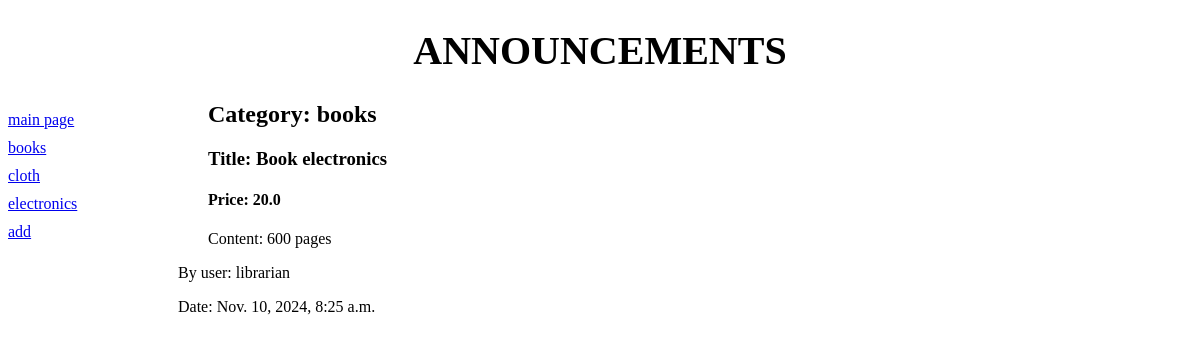
The page /bboard/2/ on the database its author committed.
### bboard/models.py (models this page shows, shortened)
class Category(models.Model):
    name = models.CharField(max_length = 20, db_index = True, verbose_name = 'category')
    class Meta:
        verbose_name_plural = 'categories'
        verbose_name = 'category'
        ordering = ['name']

class BBoard(models.Model):
    title = models.CharField(max_length = 20, verbose_name = 'title')
    price = models.FloatField(verbose_name = 'price')
    content = models.TextField(verbose_name = 'content')
    user = models.CharField(max_length = 20, verbose_name = 'user')
    date = models.DateTimeField(auto_now_add = True, db_index = True, verbose_name = 'date')
    category = models.ForeignKey('Category', null = True, on_delete = models.PROTECT, verbose_name = 'category')
    class Meta:
        verbose_name_plural = 'announcements'
        verbose_name = 'announcement'
        ordering = ['date']

### bboard/views.py (the view)
# urls.py: path('<int:cat_id>/', views.cats, name = 'cats'),
def cats(request, cat_id):
    categories = cat.objects.all()
    current_cat = cat.objects.get(pk = cat_id)
    bbs = bb.objects.filter(category = cat_id)
    return render(request, 'bboard/cats.html', { 'categories' : categories, 'current_cat' : current_cat, 'bbs' : bbs })

### bboard/templates/bboard/cats.html (shortened to what this page needs)
{% extends "layout/basic.html" %}
{% block content %}
<h2>Category: {{ current_cat.name }}</h2>
{% for bb in bbs %}
<div>
    <h3>Title: {{ bb.title }}</h3>
    <h4>Price: {{ bb.price }}</h4>
    <p>Content: {{ bb.content }}</p>
    <p>By user: {{ bb.user }}</p>
    <p>Date: {{ bb.date }}</p>
    <br>
</div>
{% endfor %}
{% endblock %}

### bboard/templates/layout/basic.html (shortened to what this page needs)
{% load static %}
<!DOCTYPE html>
<html lang="en">
<head>
    <link rel="stylesheet" type="text/css" href="{% static 'bboard/style.css' %}">
</head>
<body>
<header>
    <h1>Announcements</h1>
</header>
<nav>
    <a href="{% url 'index' %}">main page</a>
    {% for cat in categories %}
    <a href="{% url 'cats' cat.pk %}">{{ cat.name }}</a>
    {% endfor %}
    <a href="{% url 'add' %}">add</a>
</nav>
<main>
{% block content %}
{% endblock %}
</main>
</body>
</html>

### bboard/static/bboard/style.css (style rules this page uses)
header h1 { font-size: 30pt; text-transform: uppercase; text-align: center; }
nav { font-size: 12pt; width: 200px; float: left; }
nav a { display: block; margin: 10px 0px; }
main { margin-left: 170px; }

### rows shown on the page
Category: name "books"
Category: name "cloth"
Category: name "electronics"
BBoard: title "Book electronics", price "20.0", content "600 pages", user "librarian", date "Nov. 10, 2024, 8:25 a.m."
